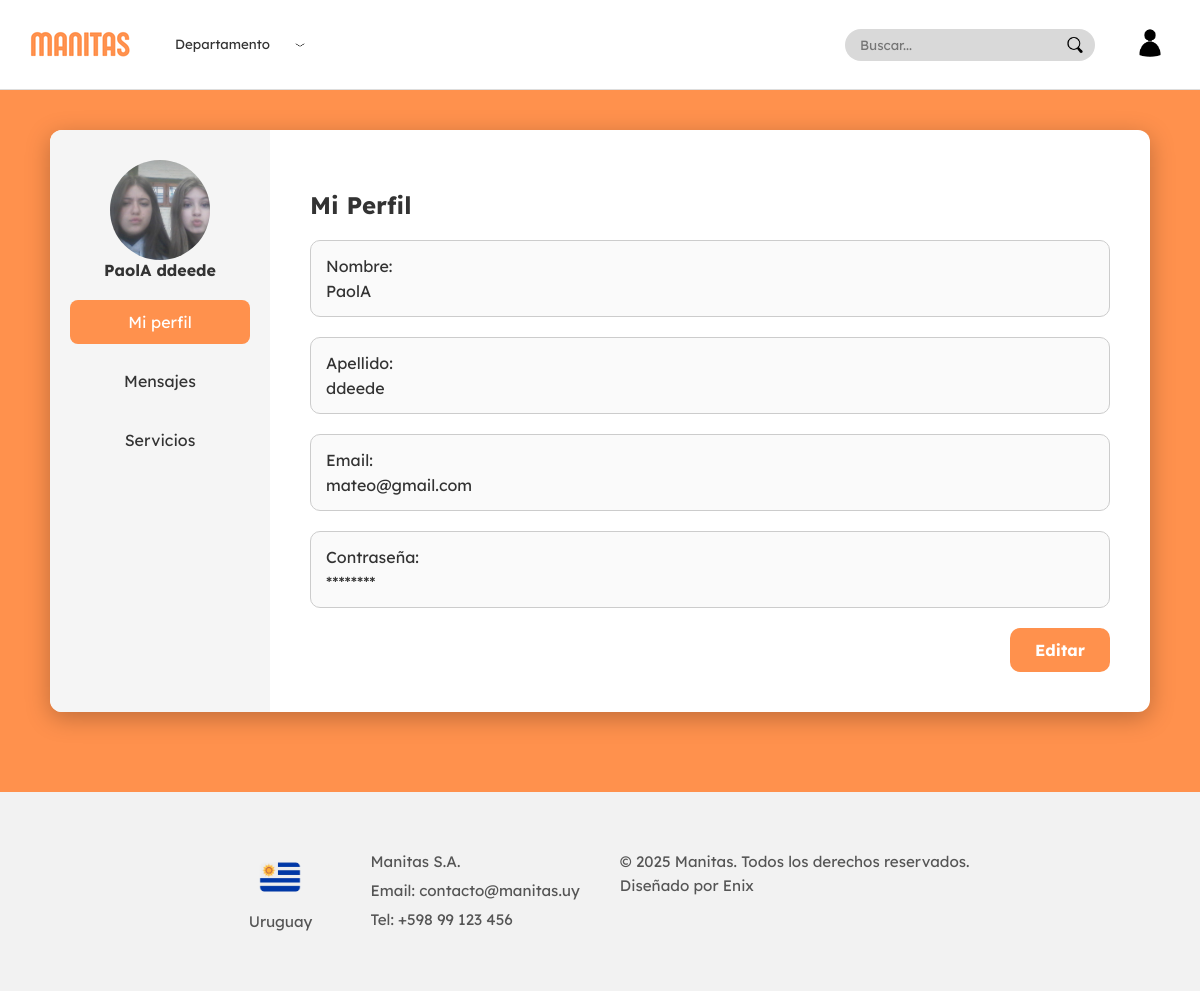
The page /apps/vistas/paginas/cliente/perfil_cliente.php (signed in) on the database as committed earlier.
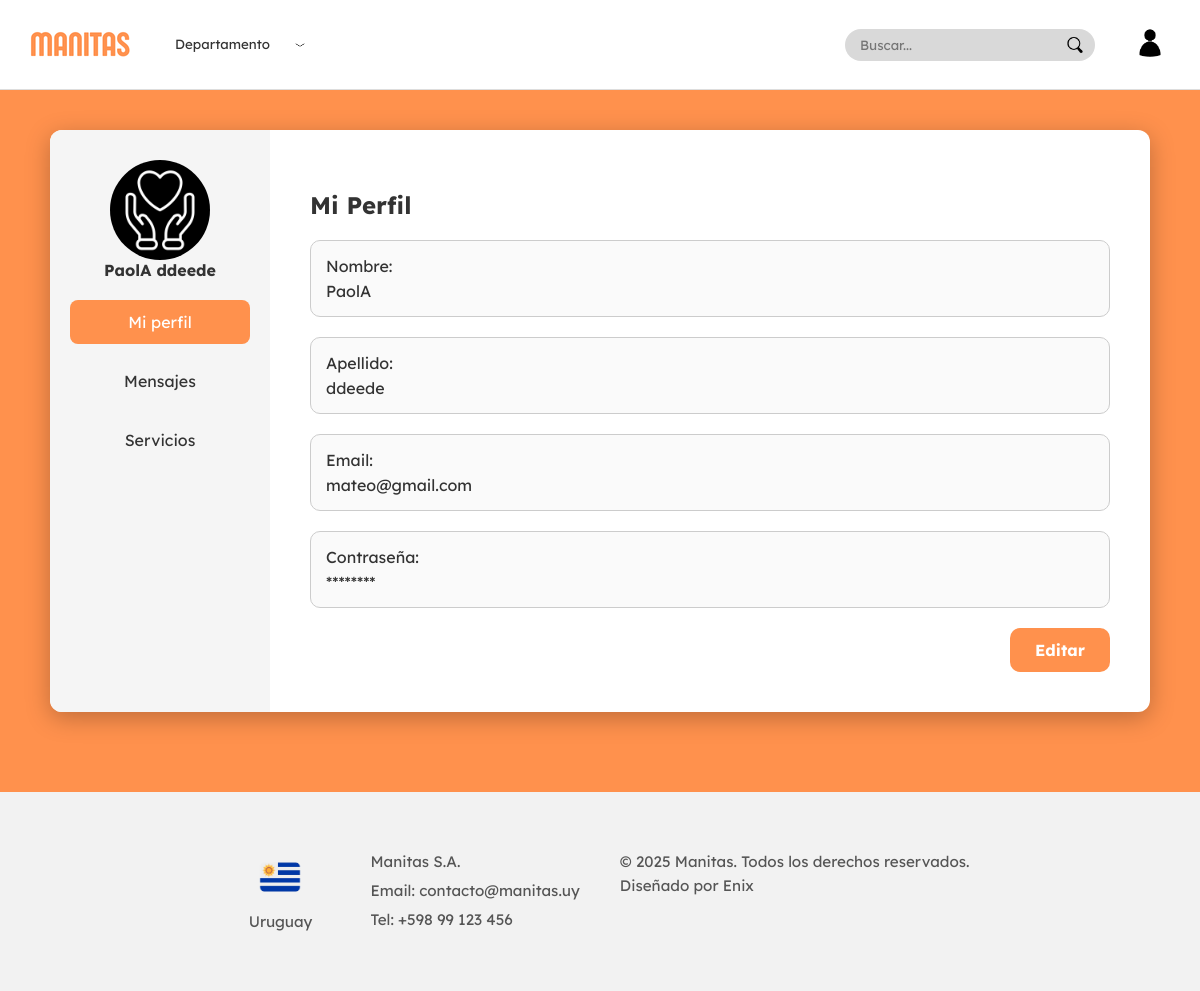
The same page on the database as committed later.
### tables this page shows
CREATE TABLE `cliente` (
  `IdUsuario` int NOT NULL,
  `Nombre` varchar(50) NOT NULL,
  `Apellido` varchar(50) NOT NULL,
  `imagen` varchar(255) DEFAULT NULL,
  PRIMARY KEY (`IdUsuario`),
  CONSTRAINT `fk_cliente_usuario` FOREIGN KEY (`IdUsuario`) REFERENCES `usuario` (`IdUsuario`) ON DELETE CASCADE
);

CREATE TABLE `usuario` (
  `IdUsuario` int NOT NULL AUTO_INCREMENT,
  `email` varchar(100) NOT NULL,
  `contraseña` varchar(255) NOT NULL,
  PRIMARY KEY (`IdUsuario`),
  UNIQUE KEY `email` (`email`)
);

### apps/Controlador/cliente/PerfilControlador.php (called while the page is built, shortened)
<?php
require_once($_SERVER['DOCUMENT_ROOT'].'/Proyecto/apps/Modelos/Cliente.php');
require_once($_SERVER['DOCUMENT_ROOT'].'/Proyecto/apps/Modelos/Usuario.php');
require_once($_SERVER['DOCUMENT_ROOT'].'/Proyecto/apps/Modelos/Comunica.php');
$idUsuario = (int)$_SESSION['idUsuario'];
$stmt = $conn->prepare("
    SELECT u.Email, u.Contraseña, c.Nombre, c.Apellido, c.Imagen
    FROM usuario u
    JOIN cliente c ON u.IdUsuario = c.IdUsuario
    WHERE u.IdUsuario = ?
");
$stmt->bind_param("i", $idUsuario);
$stmt->execute();
$result = $stmt->get_result();
$datosCliente = $result->fetch_assoc();
$cliente = new Cliente(
    $idUsuario,
    $datosCliente['Email'],
    $datosCliente['Contraseña'],
    $datosCliente['Nombre'],
    $datosCliente['Apellido'],
    $datosCliente['Imagen']
);
$datos = [
    "Email" => $cliente->getEmail(),
    "Nombre" => $cliente->getNombre(),
    "Apellido" => $cliente->getApellido(),
    "Imagen" => $cliente->getImagen()
];
?>

### apps/Modelos/Usuario.php (called while the page is built, shortened)
<?php
class Usuario
{
    private $email;
    public function __construct($idUsuario, $email, $contrasena)
    {
        $this->email = $email;
    }
    public function getEmail()
    {
        return $this->email;
    }
}

### apps/Modelos/Cliente.php (called while the page is built, shortened)
<?php
require_once('Usuario.php');
class Cliente extends Usuario
{
    private $nombre;
    private $apellido;
    private $imagen;
    public function __construct($idUsuario, $email, $contrasena, $nombre, $apellido, $imagen = null)
    {
        $this->nombre = $nombre;
        $this->apellido = $apellido;
        $this->imagen = $imagen;
    }
    public function getNombre()
    {
        return $this->nombre;
    }
    public function getApellido()
    {
        return $this->apellido;
    }
    public function getImagen()
    {
        return $this->imagen;
    }
}

### apps/VIstas/paginas/cliente/perfil_cliente.php (the view, shortened to what the changed rows need)
<?php
require_once($_SERVER['DOCUMENT_ROOT'] . '/Proyecto/apps/controlador/cliente/PerfilControlador.php');
$seccion = $_GET['seccion'] ?? 'perfil';
?>
<!DOCTYPE html>
<html lang="es">
<head>
    <link rel="stylesheet" href="/Proyecto/public/css/fonts.css">
    <link rel="stylesheet" href="/Proyecto/public/css/layout/navbar.css">
    <link rel="stylesheet" href="/Proyecto/public/css/layout/footer.css">
    <link rel="stylesheet" href="/Proyecto/public/css/paginas/cliente/perfil_cliente.css">
    <link rel="stylesheet" href="/Proyecto/public/css/paginas/cliente/perfilsecciones/servicios.css">
</head>
<body>
    <div class="perfil-container">
        <div class="perfil-box">
            <div class="perfil-opciones">
                <form id="formFoto" action="/Proyecto/apps/controlador/cliente/SubirFotoControlador.php" method="POST" enctype="multipart/form-data">
                    <label for="fotoInput" class="foto-circulo">
                        <?php if (!empty($datos['Imagen'])): ?>
                            <img src="<?php echo htmlspecialchars($datos['Imagen']); ?>" class="foto-perfil" alt="Foto Cliente">
                        <?php else: ?>
                            +
                        <?php endif; ?>
                    </label>
                </form>
                <div class="nombre-usuario" id="nombreColumna">
                    <?php echo htmlspecialchars($datos['Nombre'] . ' ' . $datos['Apellido']); ?>
                </div>
                <div class="opciones-lista">
                    <a href="?seccion=perfil" data-seccion="perfil" class="opcion <?php echo $seccion == 'perfil' ? 'activa' : ''; ?>">Mi perfil</a>
                    <a href="?seccion=mensajes" data-seccion="mensajes" class="opcion <?php echo $seccion == 'mensajes' ? 'activa' : ''; ?>">
                    </a>
                    <a href="?seccion=servicios" data-seccion="servicios" class="opcion <?php echo $seccion == 'servicios' ? 'activa' : ''; ?>">
                    </a>
                </div>
            </div>
            <div class="perfil-info" id="contenido-seccion">
                <?php
                switch ($seccion) {
                    case 'perfil':
                        include $_SERVER['DOCUMENT_ROOT'] . '/Proyecto/apps/vistas/paginas/cliente/perfilsecciones/datos.php';
                        break;
                }
                ?>
            </div>
        </div>
    </div>
</body>
</html>

### apps/VIstas/paginas/cliente/PerfilSecciones/datos.php (shortened to what the changed rows need)
<h2>Mi Perfil</h2>
<form id="formPerfil" method="POST" action="">
    <div class="campo-perfil">
        <label>Nombre:</label>
        <span class="texto"><?php echo htmlspecialchars($datos['Nombre']); ?></span>
    </div>
    <div class="campo-perfil">
        <label>Apellido:</label>
        <span class="texto"><?php echo htmlspecialchars($datos['Apellido']); ?></span>
    </div>
    <div class="campo-perfil">
        <label>Email:</label>
        <span class="texto"><?php echo htmlspecialchars($datos['Email']); ?></span>
    </div>
    <div class="campo-perfil">
        <label>Contraseña:</label>
        <span class="texto">********</span>
    </div>
    <div class="botones-perfil">
        <label id="btnEditar">Editar</label>
    </div>
</form>

Rows that differ between the two databases and show on the page:
changed cliente "PaolA ddeede": imagen: a different picture
